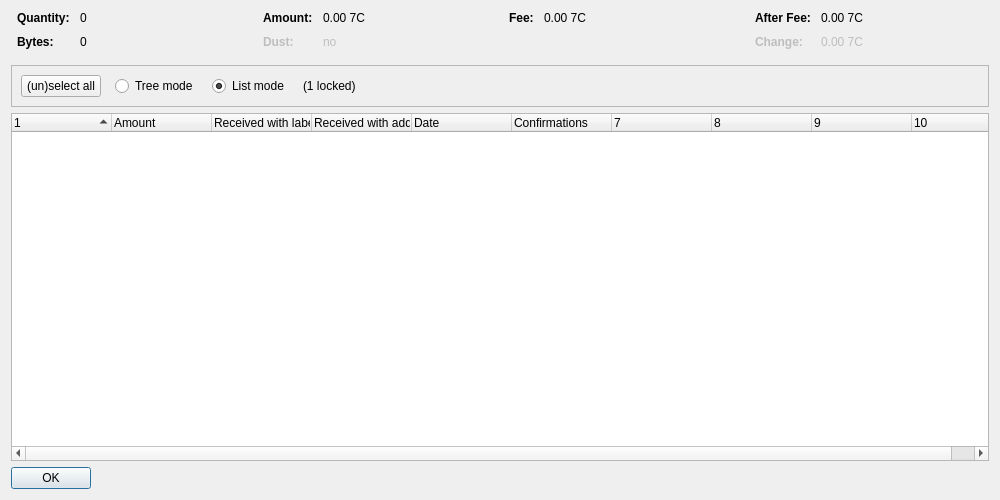
<?xml version="1.0" encoding="UTF-8"?>
<ui version="4.0">
 <class>CoinControlDialog</class>
 <widget class="QDialog" name="CoinControlDialog">
  <property name="geometry">
   <rect>
    <x>0</x>
    <y>0</y>
    <width>1000</width>
    <height>500</height>
   </rect>
  </property>
  <property name="windowTitle">
   <string>Coin Selection</string>
  </property>
  <layout class="QVBoxLayout" name="verticalLayout">
   <item>
    <layout class="QHBoxLayout" name="horizontalLayoutTop" stretch="0,0,0,0">
     <property name="topMargin">
      <number>0</number>
     </property>
     <property name="bottomMargin">
      <number>10</number>
     </property>
     <item>
      <layout class="QFormLayout" name="formLayoutCoinControl1">
       <property name="horizontalSpacing">
        <number>10</number>
       </property>
       <property name="verticalSpacing">
        <number>10</number>
       </property>
       <property name="leftMargin">
        <number>6</number>
       </property>
       <property name="rightMargin">
        <number>6</number>
       </property>
       <item row="0" column="0">
        <widget class="QLabel" name="labelCoinControlQuantityText">
         <property name="font">
          <font>
           <weight>75</weight>
           <bold>true</bold>
          </font>
         </property>
         <property name="text">
          <string>Quantity:</string>
         </property>
        </widget>
       </item>
       <item row="0" column="1">
        <widget class="QLabel" name="labelCoinControlQuantity">
         <property name="cursor">
          <cursorShape>IBeamCursor</cursorShape>
         </property>
         <property name="contextMenuPolicy">
          <enum>Qt::ActionsContextMenu</enum>
         </property>
         <property name="text">
          <string notr="true">0</string>
         </property>
         <property name="textInteractionFlags">
          <set>Qt::LinksAccessibleByMouse|Qt::TextSelectableByKeyboard|Qt::TextSelectableByMouse</set>
         </property>
        </widget>
       </item>
       <item row="1" column="0">
        <widget class="QLabel" name="labelCoinControlBytesText">
         <property name="font">
          <font>
           <weight>75</weight>
           <bold>true</bold>
          </font>
         </property>
         <property name="text">
          <string>Bytes:</string>
         </property>
        </widget>
       </item>
       <item row="1" column="1">
        <widget class="QLabel" name="labelCoinControlBytes">
         <property name="cursor">
          <cursorShape>IBeamCursor</cursorShape>
         </property>
         <property name="contextMenuPolicy">
          <enum>Qt::ActionsContextMenu</enum>
         </property>
         <property name="text">
          <string notr="true">0</string>
         </property>
         <property name="textInteractionFlags">
          <set>Qt::LinksAccessibleByMouse|Qt::TextSelectableByKeyboard|Qt::TextSelectableByMouse</set>
         </property>
        </widget>
       </item>
      </layout>
     </item>
     <item>
      <layout class="QFormLayout" name="formLayoutCoinControl2">
       <property name="horizontalSpacing">
        <number>10</number>
       </property>
       <property name="verticalSpacing">
        <number>10</number>
       </property>
       <property name="leftMargin">
        <number>6</number>
       </property>
       <property name="rightMargin">
        <number>6</number>
       </property>
       <item row="0" column="0">
        <widget class="QLabel" name="labelCoinControlAmountText">
         <property name="font">
          <font>
           <weight>75</weight>
           <bold>true</bold>
          </font>
         </property>
         <property name="text">
          <string>Amount:</string>
         </property>
        </widget>
       </item>
       <item row="0" column="1">
        <widget class="QLabel" name="labelCoinControlAmount">
         <property name="cursor">
          <cursorShape>IBeamCursor</cursorShape>
         </property>
         <property name="contextMenuPolicy">
          <enum>Qt::ActionsContextMenu</enum>
         </property>
         <property name="text">
          <string notr="true">0.00 7C</string>
         </property>
         <property name="textInteractionFlags">
          <set>Qt::LinksAccessibleByMouse|Qt::TextSelectableByKeyboard|Qt::TextSelectableByMouse</set>
         </property>
        </widget>
       </item>
       <item row="1" column="0">
        <widget class="QLabel" name="labelCoinControlLowOutputText">
         <property name="enabled">
          <bool>false</bool>
         </property>
         <property name="font">
          <font>
           <weight>75</weight>
           <bold>true</bold>
          </font>
         </property>
         <property name="text">
          <string>Dust:</string>
         </property>
        </widget>
       </item>
       <item row="1" column="1">
        <widget class="QLabel" name="labelCoinControlLowOutput">
         <property name="enabled">
          <bool>false</bool>
         </property>
         <property name="cursor">
          <cursorShape>IBeamCursor</cursorShape>
         </property>
         <property name="contextMenuPolicy">
          <enum>Qt::ActionsContextMenu</enum>
         </property>
         <property name="text">
          <string notr="true">no</string>
         </property>
         <property name="textInteractionFlags">
          <set>Qt::LinksAccessibleByMouse|Qt::TextSelectableByKeyboard|Qt::TextSelectableByMouse</set>
         </property>
        </widget>
       </item>
      </layout>
     </item>
     <item>
      <layout class="QFormLayout" name="formLayoutCoinControl3">
       <property name="horizontalSpacing">
        <number>10</number>
       </property>
       <property name="verticalSpacing">
        <number>10</number>
       </property>
       <property name="leftMargin">
        <number>6</number>
       </property>
       <property name="rightMargin">
        <number>6</number>
       </property>
       <item row="0" column="0">
        <widget class="QLabel" name="labelCoinControlFeeText">
         <property name="font">
          <font>
           <weight>75</weight>
           <bold>true</bold>
          </font>
         </property>
         <property name="text">
          <string>Fee:</string>
         </property>
        </widget>
       </item>
       <item row="0" column="1">
        <widget class="QLabel" name="labelCoinControlFee">
         <property name="cursor">
          <cursorShape>IBeamCursor</cursorShape>
         </property>
         <property name="contextMenuPolicy">
          <enum>Qt::ActionsContextMenu</enum>
         </property>
         <property name="text">
          <string notr="true">0.00 7C</string>
         </property>
         <property name="textInteractionFlags">
          <set>Qt::LinksAccessibleByMouse|Qt::TextSelectableByKeyboard|Qt::TextSelectableByMouse</set>
         </property>
        </widget>
       </item>
      </layout>
     </item>
     <item>
      <layout class="QFormLayout" name="formLayoutCoinControl4">
       <property name="horizontalSpacing">
        <number>10</number>
       </property>
       <property name="verticalSpacing">
        <number>10</number>
       </property>
       <property name="leftMargin">
        <number>6</number>
       </property>
       <property name="rightMargin">
        <number>6</number>
       </property>
       <item row="0" column="0">
        <widget class="QLabel" name="labelCoinControlAfterFeeText">
         <property name="font">
          <font>
           <weight>75</weight>
           <bold>true</bold>
          </font>
         </property>
         <property name="text">
          <string>After Fee:</string>
         </property>
        </widget>
       </item>
       <item row="0" column="1">
        <widget class="QLabel" name="labelCoinControlAfterFee">
         <property name="cursor">
          <cursorShape>IBeamCursor</cursorShape>
         </property>
         <property name="contextMenuPolicy">
          <enum>Qt::ActionsContextMenu</enum>
         </property>
         <property name="text">
          <string notr="true">0.00 7C</string>
         </property>
         <property name="textInteractionFlags">
          <set>Qt::LinksAccessibleByMouse|Qt::TextSelectableByKeyboard|Qt::TextSelectableByMouse</set>
         </property>
        </widget>
       </item>
       <item row="1" column="0">
        <widget class="QLabel" name="labelCoinControlChangeText">
         <property name="enabled">
          <bool>false</bool>
         </property>
         <property name="font">
          <font>
           <weight>75</weight>
           <bold>true</bold>
          </font>
         </property>
         <property name="text">
          <string>Change:</string>
         </property>
        </widget>
       </item>
       <item row="1" column="1">
        <widget class="QLabel" name="labelCoinControlChange">
         <property name="enabled">
          <bool>false</bool>
         </property>
         <property name="cursor">
          <cursorShape>IBeamCursor</cursorShape>
         </property>
         <property name="contextMenuPolicy">
          <enum>Qt::ActionsContextMenu</enum>
         </property>
         <property name="text">
          <string notr="true">0.00 7C</string>
         </property>
         <property name="textInteractionFlags">
          <set>Qt::LinksAccessibleByMouse|Qt::TextSelectableByKeyboard|Qt::TextSelectableByMouse</set>
         </property>
        </widget>
       </item>
      </layout>
     </item>
    </layout>
   </item>
   <item>
    <widget class="QFrame" name="frame">
     <property name="minimumSize">
      <size>
       <width>0</width>
       <height>40</height>
      </size>
     </property>
     <property name="frameShape">
      <enum>QFrame::StyledPanel</enum>
     </property>
     <property name="frameShadow">
      <enum>QFrame::Sunken</enum>
     </property>
     <layout class="QHBoxLayout" name="horizontalLayout">
      <item>
       <layout class="QHBoxLayout" name="horizontalLayoutPanel" stretch="0,0,0,0,0">
        <property name="spacing">
         <number>14</number>
        </property>
        <item>
         <widget class="QPushButton" name="pushButtonSelectAll">
          <property name="sizePolicy">
           <sizepolicy hsizetype="Maximum" vsizetype="Fixed">
            <horstretch>0</horstretch>
            <verstretch>0</verstretch>
           </sizepolicy>
          </property>
          <property name="text">
           <string>(un)select all</string>
          </property>
          <property name="autoDefault">
           <bool>false</bool>
          </property>
         </widget>
        </item>
        <item>
         <widget class="QRadioButton" name="radioTreeMode">
          <property name="sizePolicy">
           <sizepolicy hsizetype="Maximum" vsizetype="Fixed">
            <horstretch>0</horstretch>
            <verstretch>0</verstretch>
           </sizepolicy>
          </property>
          <property name="text">
           <string>Tree mode</string>
          </property>
         </widget>
        </item>
        <item>
         <widget class="QRadioButton" name="radioListMode">
          <property name="sizePolicy">
           <sizepolicy hsizetype="Maximum" vsizetype="Fixed">
            <horstretch>0</horstretch>
            <verstretch>0</verstretch>
           </sizepolicy>
          </property>
          <property name="text">
           <string>List mode</string>
          </property>
          <property name="checked">
           <bool>true</bool>
          </property>
         </widget>
        </item>
        <item>
         <widget class="QLabel" name="labelLocked">
          <property name="text">
           <string notr="true">(1 locked)</string>
          </property>
         </widget>
        </item>
        <item>
         <spacer name="horizontalSpacer">
          <property name="orientation">
           <enum>Qt::Horizontal</enum>
          </property>
          <property name="sizeHint" stdset="0">
           <size>
            <width>40</width>
            <height>20</height>
           </size>
          </property>
         </spacer>
        </item>
       </layout>
      </item>
     </layout>
    </widget>
   </item>
   <item>
    <widget class="CoinControlTreeWidget" name="treeWidget">
     <property name="contextMenuPolicy">
      <enum>Qt::CustomContextMenu</enum>
     </property>
     <property name="sortingEnabled">
      <bool>false</bool>
     </property>
     <property name="columnCount">
      <number>10</number>
     </property>
     <attribute name="headerShowSortIndicator" stdset="0">
      <bool>true</bool>
     </attribute>
     <attribute name="headerStretchLastSection">
      <bool>false</bool>
     </attribute>
     <column>
      <property name="text">
       <string/>
      </property>
     </column>
     <column>
      <property name="text">
       <string>Amount</string>
      </property>
     </column>
     <column>
      <property name="text">
       <string>Received with label</string>
      </property>
     </column>
     <column>
      <property name="text">
       <string>Received with address</string>
      </property>
     </column>
     <column>
      <property name="text">
       <string>Date</string>
      </property>
     </column>
     <column>
      <property name="text">
       <string>Confirmations</string>
      </property>
      <property name="toolTip">
       <string>Confirmed</string>
      </property>
     </column>
     <column>
      <property name="text">
       <string/>
      </property>
     </column>
     <column>
      <property name="text">
       <string/>
      </property>
     </column>
     <column>
      <property name="text">
       <string/>
      </property>
     </column>
     <column>
      <property name="text">
       <string/>
      </property>
     </column>
    </widget>
   </item>
   <item>
    <widget class="QDialogButtonBox" name="buttonBox">
     <property name="sizePolicy">
      <sizepolicy hsizetype="Maximum" vsizetype="Fixed">
       <horstretch>0</horstretch>
       <verstretch>0</verstretch>
      </sizepolicy>
     </property>
     <property name="orientation">
      <enum>Qt::Horizontal</enum>
     </property>
     <property name="standardButtons">
      <set>QDialogButtonBox::Ok</set>
     </property>
    </widget>
   </item>
  </layout>
 </widget>
 <customwidgets>
  <customwidget>
   <class>CoinControlTreeWidget</class>
   <extends>QTreeWidget</extends>
   <header>coincontroltreewidget.h</header>
  </customwidget>
 </customwidgets>
 <resources/>
 <connections/>
</ui>
